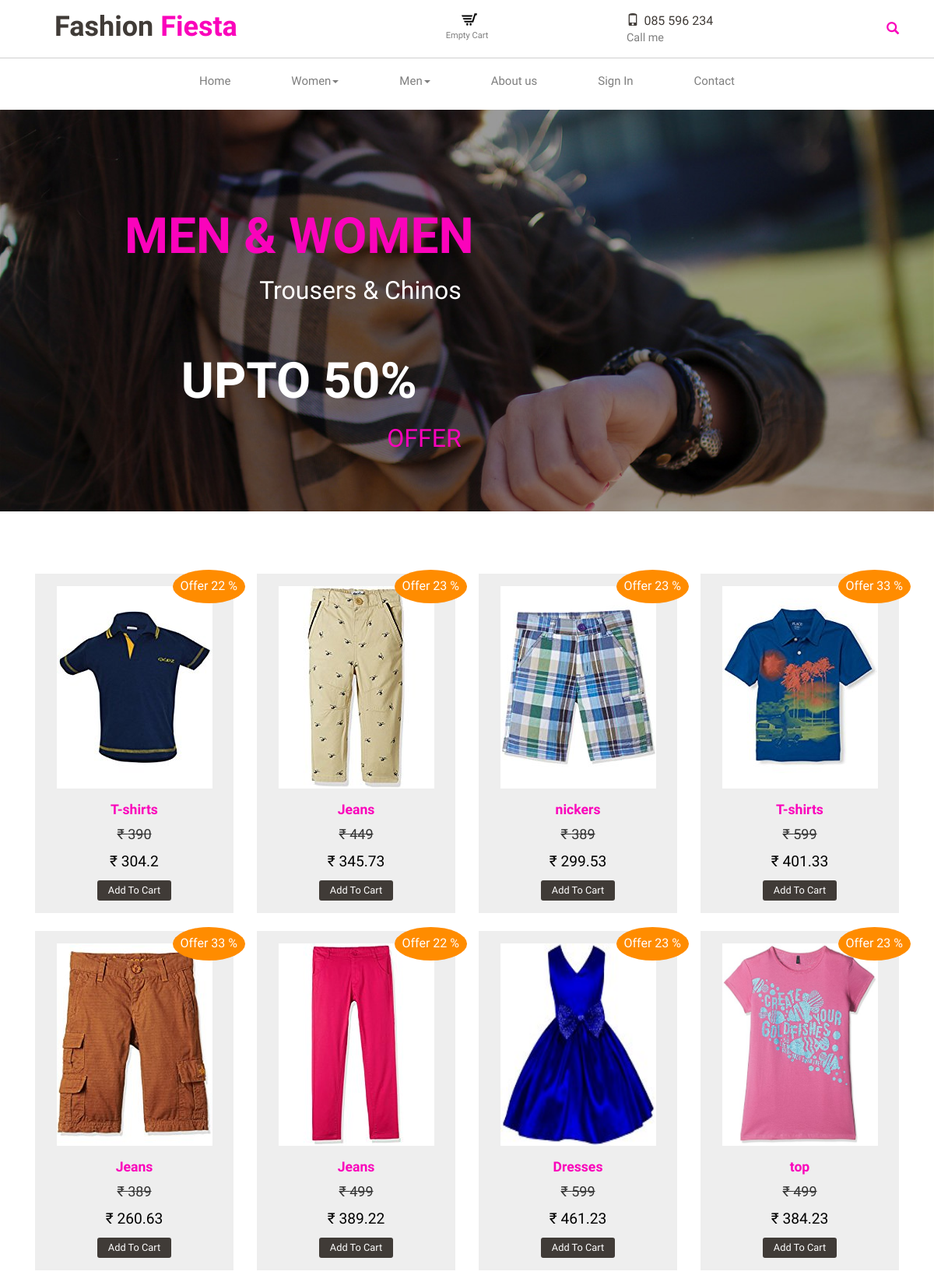
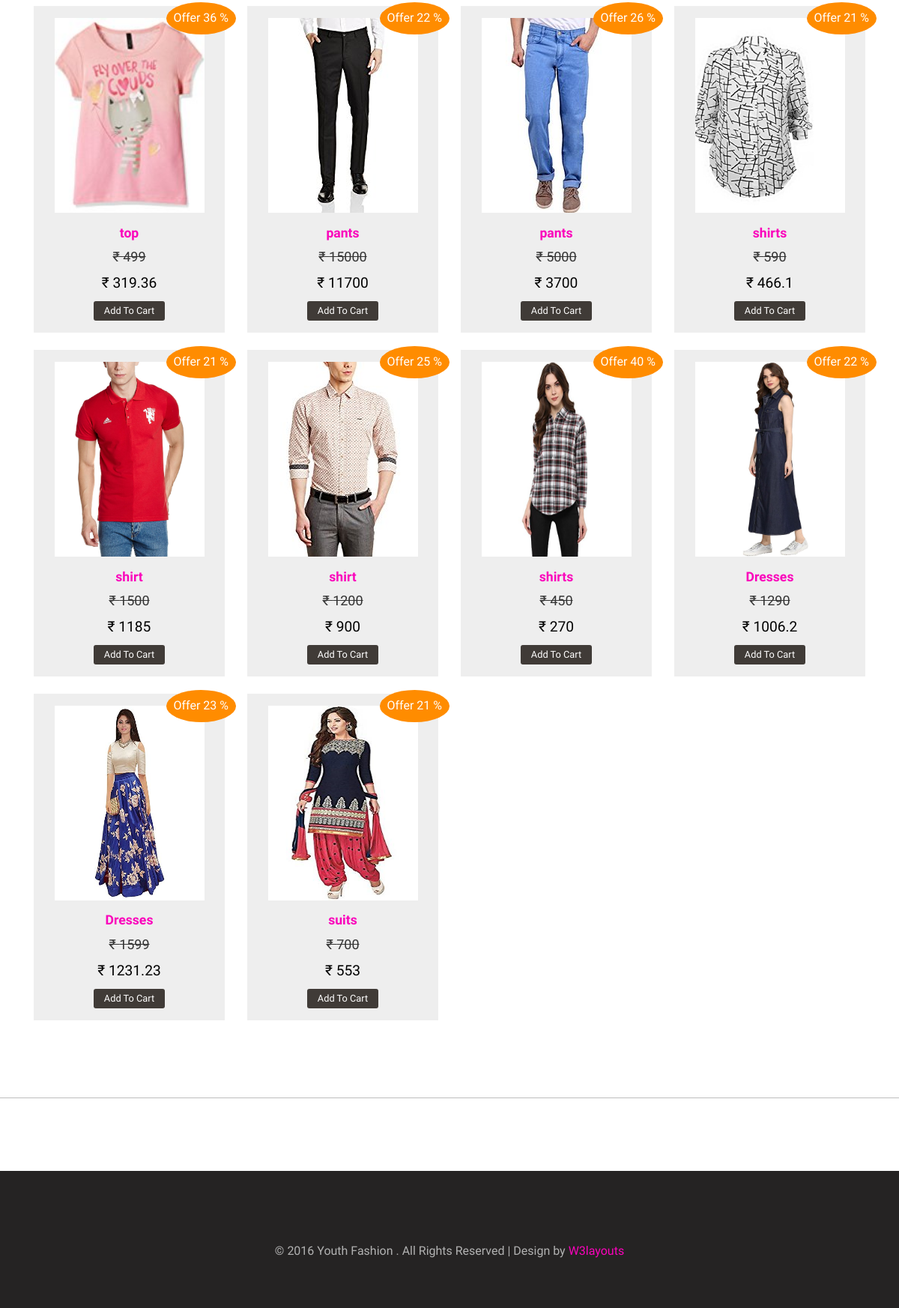
The page / on the database its author committed (2 pictures, top to bottom).
### tables this page shows
CREATE TABLE `products` (
  `productid` int(5) NOT NULL,
  `productname` varchar(100) NOT NULL,
  `photo1` varchar(500) NOT NULL,
  `photo2` varchar(500) NOT NULL,
  `photo3` varchar(500) NOT NULL,
  `photo4` varchar(500) NOT NULL,
  `price` double NOT NULL,
  `discount` float NOT NULL,
  `description` varchar(300) NOT NULL,
  `brandid` int(5) NOT NULL,
  `subcategoryid` int(11) NOT NULL,
  `categoryid` int(5) NOT NULL
);

### index.php (the view, shortened to what this page needs)
<!doctype html>
<html lang="en">
<head>
</head>
<body>
<?php
include "public_header.php";
include "connection.php";
?>
<div class="container-fluid">
    <div class="c-btm">
        <div class="content-top1">
            <div class="container">
                <?php
                $productsquery = "SELECT * FROM `products` INNER JOIN category on products.categoryid = category.`category id` INNER JOIN subcategory on products.subcategoryid=subcategory.subcategoryid WHERE   products.discount > 20 order by category.`super category`,category.`category name`,products.discount ";
                $productsresult = mysqli_query($con, $productsquery);
                while ($productsrow = mysqli_fetch_array($productsresult)) {
                $discount = $productsrow[7];
                $newprice = $productsrow[6] - ($productsrow[6] * ($discount / 100));
                ?>
                    <div class="col-md-3 col-md2 animated wow fadeInRight" data-wow-delay=".5s">
                        <div class="col-md1 simpleCart_shelfItem">
                            <span href="#" style="position: absolute;padding: 10px;top: -5px;right: 0;border-radius: 100%;color:white;background-color: darkorange;" >Offer <?php echo $discount; ?> %</span>
                            <a href="quickview.php?productid=<?php echo $productsrow[0]; ?>">
                                <img class="img-responsive" style="height:260px;width: 200px;"
                                     src="<?php echo $productsrow[2]; ?>" alt=""/>
                            </a>
                            <h3>
                                <a ref="quickview.php?productid=<?php echo $productsrow[0]; ?>"><?php echo $productsrow[1]; ?></a>
                            </h3>
                            <div class="price">
                                <h4 class="item_price">
                                    <del> &#x20b9; <?php echo $productsrow[6]; ?></del>
                                </h4>
                                <h5 class="item_price">&#x20b9; <?php echo $newprice; ?></h5>
                                <a href="add_to_cart.php?productid=<?php echo $productsrow[0]; ?>" class="item_add">Add To
                                    Cart</a>
                            </div>
                        </div>
                        <br>
                    </div>
                    <?php
                    }
                    ?>
                    <div class="clearfix"></div>
                </div>
            </div>
        </div>
    </div>
</body>
</html><?php

### public_header.php (shortened to what this page needs)
<div class="header">
    <div class="header-top">
        <div class="container">
            <div class="col-sm-4 logo animated wow fadeInLeft" data-wow-delay=".5s">
                <h1><a href="index.php">Fashion <span>Fiesta</span></a></h1>
            </div>
            <div class="col-sm-4 world animated wow fadeInRight" data-wow-delay=".5s">
                <div class="cart box_1">
                    <a href="show_cart.php">
                        <h3> <div class="total">
                                <span class="simpleCart_total">
                                <img src="images/cart.png" alt=""/></div></h3>  </a><?php if (!isset($_SESSION['products'])) {
                        ?>
                        <p><a href="#" class="simpleCart_empty">Empty Cart</a></p><?php
                    }
                    ?>
                </div>
            </div>
            <div class="col-sm-2 number animated wow fadeInRight" data-wow-delay=".5s">
                <span><i class="glyphicon glyphicon-phone"></i>085 596 234</span>
                <p>Call me</p>
            </div>
            <div class="col-sm-2 search animated wow fadeInRight" data-wow-delay=".5s">
                <a class="play-icon popup-with-zoom-anim" href="#small-dialog"><i class="glyphicon glyphicon-search"> </i> </a>
            </div>
            <div class="clearfix"> </div>
        </div>
    </div>
    <div class="container">
        <div class="head-top">
            <div class="n-avigation">
                <nav class="navbar nav_bottom" role="navigation">
                    <div class="navbar-header nav_2">
                    </div>
                    <div class="collapse navbar-collapse" id="bs-megadropdown-tabs">
                        <ul class="nav navbar-nav nav_1">
                            <li><a href="index.php">Home</a></li>
                            <li class="dropdown mega-dropdown active">
                                <a href="#" class="dropdown-toggle" data-toggle="dropdown">Women<span class="caret"></span></a>
                            </li>
                            <li class="dropdown mega-dropdown active">
                                <a href="#" class="dropdown-toggle" data-toggle="dropdown">Men<span class="caret"></span></a>
                            </li>
                            <li><a href="about_us.php">About us</a></li>
                            <li><a href="user_login.php">Sign In</a></li>
                            <li class="last"><a href="contact_us.php">Contact</a></li>
                        </ul>
                    </div>
                </nav>
            </div>
            <link href="css/popuo-box.css" rel="stylesheet" type="text/css" media="all"/>
        </div>
    </div>
</div>
<div class="banner">
    <div class="matter-banner">
        <div class="slider">
            <div class="callbacks_container">
                <ul class="rslides" id="slider">
                    <li>
                        <img src="images/1.jpg" alt="">
                        <div class="tes animated wow fadeInUp animated" data-wow-delay=".5s" style="visibility: visible; animation-delay: 0.5s; animation-name: fadeInUp;">
                            <h2>MEN & WOMEN</h2>
                            <h3>Trousers & Chinos</h3>
                            <h4>UPTO 50%</h4>
                            <p>OFFER</p>
                        </div>
                    </li>
                </ul>
            </div>
        </div>
    </div>
</div>

### css/style.css (style rules this page uses)
html,body { background:#fff; font-size: 100%; font-family: 'Roboto-Regular'; }
body a { transition:0.5s all; -webkit-transition:0.5s all; -moz-transition:0.5s all; -o-transition:0.5s all; -ms-transition:0.5s all; }
ul { padding: 0; margin: 0; }
h1,h2,h3,h4,h5,h6,label,p { margin:0; }
.logo span { color: #fa03bb; }
.header-top { padding: 15px 0; border-bottom: 1px solid #d0d0d0; }
.head-top { padding: 0.5em 0; }
.number p { color:#7e7e7e; font-size: 0.9em; }
.number span { color:#403b37; font-size: 1em; }
.navbar { min-height:100%; margin-bottom:0; }
.navbar-nav { margin:0 auto; width:100%; }
.navbar-nav > li > a { padding: 10px 15px; text-align: center; color: #fff; font-weight: 100; font-size: 15px; }
.nav_bottom { background:none; }
.mega-dropdown { position: static !important; }
ul.nav_1 { text-align: center; }
ul.nav_1 li { margin-right: 44px; float: none; display: inline-block; }
ul.nav_1 li a { color: #7e7e7e; }
ul.nav_1 li.last { margin-right:0; }
.navbar { position: relative; min-height: 50px; margin-bottom: 0px; border: 1px solid transparent; }
.tes { position: absolute; top: 11em; left: 20em; }
.tes h2 { font-size: 4em; color:#fa03bb; margin:0; font-family: 'Poiret One', cursive; font-weight:700; }
.tes p { font-size: 2em; color: #fa03bb; margin: 0.5em; text-align:right; }
.tes h3 { font-size: 2em; color: #ffffff; margin: 0.5em; text-align:right; }
.tes h4 { font-size: 4em; color:#ffffff; margin: 1em 0 0; text-align:center; font-family: 'Poiret One', cursive; font-weight:700; }
.logo { padding: 0 0em 0 2.5em; }
.logo h1 a { color: #403b37; font-size: 1em; text-decoration: none; font-family: 'Poiret One', cursive; font-weight:700; }
.world p { color: #fa03bb; font-size: 0.9em; margin: 0; }
.search { text-align: right; margin-top: 1%; }
i.glyphicon.glyphicon-search { color:#fa03bb; font-size: 1em; }
.world { text-align: center; }
i.glyphicon.glyphicon-phone { margin: 0 4% 0 0; }
.item_add { color: #000; border:none; }
a.item_add { text-decoration: none; }
.box_1 h3 { color: #7e7e7e; font-size: 1em; }
.box_1 h3 img { margin-left: 5px; }
.box_1 p a { color: #7e7e7e; font-size: 0.77em; }
.total { display: inline-block; }
.slider { position: relative; }
.rslides { position: relative; list-style: none; overflow: hidden; width: 100%; padding: 0; margin: 0; }
.rslides li { -webkit-backface-visibility: hidden; position: absolute; display: none; width: 100%; left: 0; top: 0; }
.rslides li:first-child { position: relative; display: block; float: left; }
.rslides img { display: block; height: auto; float: left; width: 100%; border: 0; }
.glyphicon { line-height: normal; }
.col-md1 img { margin: 0 auto; }
.col-md1 h3 { font-size: 1.1em; line-height: 1.1em; text-align: center; margin: 1em 0 0.7em; color: #000; }
.col-md1 h3 a { color: #fa03bb; text-decoration: none; font-family: 'Poiret One', cursive; font-weight: 700; }
.price h5 { color: #000; font-size: 1.2em; margin: 14px 0; }
.price { text-align: center; }
.price a { color: #FFF; font-size: 0.8em; display: block; background-color: #403b37; padding: 0.3em 0.6em; border-radius: 3px; text-decoration: none; width: 43%; margin: 0 auto; }
.content-top1 { padding: 1em 0; }
.col-md1 { padding: 1em; background-color: #eee; }
.c-btm { padding: 4em 0; }
.footer { border-top: 1px solid #BDBDBD; }
.footer-top { padding: 3em 0 ; }
p.footer-class { font-size: 1em; color: #B2B2B2; margin: 2em 0 0; text-align:center; }
p.footer-class a { text-decoration:none; color: #fa03bb; }
.footer-bottom { padding: 4em 0; background:#252323; }
@media (max-width:1366px) { .tes { top: 9em; left: 13em; } }
@media (max-width:1280px) { .tes { top: 8em; left: 10em; } }

### rows shown on the page
products: discount "22", photo1 (picture), productname "T-shirts", price "390", newprice "304.2"
products: discount "23", photo1 (picture), productname "Jeans", price "449", newprice "345.73"
products: discount "23", photo1 (picture), productname "nickers", price "389", newprice "299.53"
products: discount "33", photo1 (picture), productname "T-shirts", price "599", newprice "401.33"
products: discount "33", photo1 (picture), productname "Jeans", price "389", newprice "260.63"
products: discount "22", photo1 (picture), productname "Jeans", price "499", newprice "389.22"
products: discount "23", photo1 (picture), productname "Dresses", price "599", newprice "461.23"
products: discount "23", photo1 (picture), productname "top", price "499", newprice "384.23"
products: discount "36", photo1 (picture), productname "top", price "499", newprice "319.36"
products: discount "22", photo1 (picture), productname "pants", price "15000", newprice "11700"
products: discount "26", photo1 (picture), productname "pants", price "5000", newprice "3700"
products: discount "21", photo1 (picture), productname "shirts", price "590", newprice "466.1"
products: discount "21", photo1 (picture), productname "shirt", price "1500", newprice "1185"
products: discount "25", photo1 (picture), productname "shirt", price "1200", newprice "900"
products: discount "40", photo1 (picture), productname "shirts", price "450", newprice "270"
products: discount "22", photo1 (picture), productname "Dresses", price "1290", newprice "1006.2"
products: discount "23", photo1 (picture), productname "Dresses", price "1599", newprice "1231.23"
products: discount "21", photo1 (picture), productname "suits", price "700", newprice "553"
